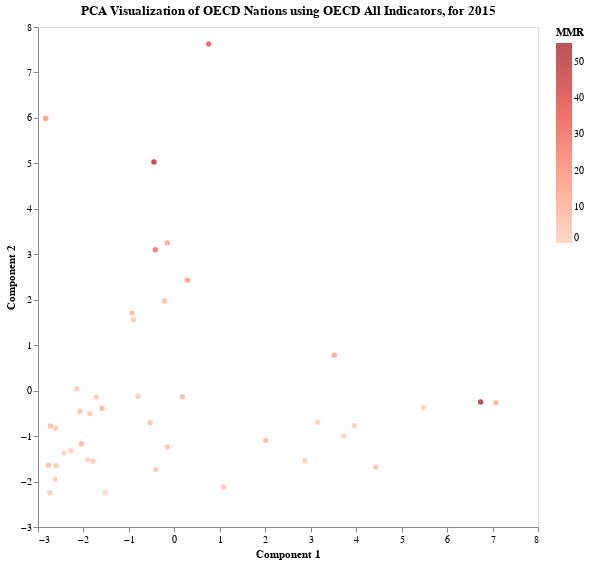

Notebook code for this chart:
### Code cell
# PCA visualization with two components
params["method"] = "PCA"
viz_reduction(add_info_to_reduced(X_pca, df), params)

### Figure 1 — Vega-Lite specification as saved in the notebook (floating-point values rounded to 4 significant figures)
{"config": {"view": {"continuousWidth": 300, "continuousHeight": 300}, "axis": {"grid": false}}, "data": {"name": "data-f9052fd902022bfd894aba21bd172c37"}, "mark": {"type": "circle"}, "encoding": {"color": {"field": "MMR", "scale": {"scheme": "reds"}, "type": "quantitative"}, "tooltip": [{"field": "Country", "type": "nominal"}], "x": {"field": "0", "scale": {}, "title": "Component 1", "type": "quantitative"}, "y": {"field": "1", "scale": {}, "title": "Component 2", "type": "quantitative"}}, "height": 500, "title": "PCA Visualization of OECD Nations using OECD All Indicators, for 2015", "width": 500, "$schema": "https://vega.github.io/schema/vega-lite/v5.15.1.json", "datasets": {"data-f9052fd902022bfd894aba21bd172c37": [{"0": -2.62, "1": -0.828, "MMR": 2.6, "Country": "AUS"}, {"0": -0.1548, "1": -1.237, "MMR": 4.7, "Country": "AUT"}, {"0": -1.79, "1": -1.547, "MMR": 3.3, "Country": "BEL"}, {"0": -2.726, "1": -0.7775, "MMR": 7.1, "Country": "CAN"}, {"0": -2.771, "1": -1.643, "MMR": 6.9, "Country": "CHE"}, {"0": 0.2874, "1": 2.431, "MMR": 15.5, "Country": "CHL"}, {"0": -0.4492, "1": 5.029, "MMR": 53.7, "Country": "COL"}, {"0": -0.4199, "1": 3.097, "MMR": 27.8, "Country": "CRI"}, {"0": 2.011, "1": -1.098, "MMR": 6.3, "Country": "CZE"}, {"0": -0.8032, "1": -0.1229, "MMR": 3.3, "Country": "DEU"}, {"0": -1.523, "1": -2.244, "MMR": 0.0, "Country": "DNK"}, {"0": -1.858, "1": -0.5063, "MMR": 3.6, "Country": "ESP"}, {"0": 3.728, "1": -0.9978, "MMR": 0.0, "Country": "EST"}, {"0": -0.4119, "1": -1.737, "MMR": 3.6, "Country": "FIN"}, {"0": -1.592, "1": -0.3881, "MMR": 7.6, "Country": "FRA"}, {"0": -2.08, "1": -0.46, "MMR": 4.5, "Country": "GBR"}, {"0": -0.533, "1": -0.6993, "MMR": 5.4, "Country": "GRC"}, {"0": 2.87, "1": -1.544, "MMR": 2.7, "Country": "HRV"}, {"0": 4.43, "1": -1.687, "MMR": 5.5, "Country": "HUN"}, {"0": -2.282, "1": -1.325, "MMR": 1.5, "Country": "IRL"}, {"0": -2.427, "1": -1.373, "MMR": 0.0, "Country": "ISL"}, {"0": -2.145, "1": 0.04228, "MMR": 3.9, "Country": "ISR"}, {"0": -1.715, "1": -0.1421, "MMR": 3.4, "Country": "ITA"}, {"0": -0.9042, "1": 1.566, "MMR": 4.4, "Country": "JPN"}, {"0": -0.9359, "1": 1.707, "MMR": 8.7, "Country": "KOR"}, {"0": 7.073, "1": -0.2657, "MMR": 9.5, "Country": "LTU"}, {"0": -1.908, "1": -1.518, "MMR": 0.0, "Country": "LUX"}, {"0": 6.737, "1": -0.2501, "MMR": 55.2, "Country": "LVA"}, {"0": 0.7538, "1": 7.626, "MMR": 35.0, "Country": "MEX"}, {"0": 5.479, "1": -0.3691, "MMR": 0.0, "Country": "MLT"}, {"0": -2.737, "1": -2.245, "MMR": 3.5, "Country": "NLD"}, {"0": -2.623, "1": -1.947, "MMR": 0.0, "Country": "NOR"}, {"0": -2.044, "1": -1.17, "MMR": 9.7, "Country": "NZL"}, {"0": 3.145, "1": -0.6946, "MMR": 1.6, "Country": "POL"}, {"0": 0.1769, "1": -0.1324, "MMR": 7.0, "Country": "PRT"}, {"0": 3.517, "1": 0.7788, "MMR": 13.4, "Country": "ROU"}, {"0": -0.2163, "1": 1.973, "MMR": 6.0, "Country": "SGP"}, {"0": 3.962, "1": -0.7721, "MMR": 1.8, "Country": "SVK"}, {"0": 1.085, "1": -2.119, "MMR": 5.0, "Country": "SVN"}, {"0": -2.601, "1": -1.651, "MMR": 1.7, "Country": "SWE"}, {"0": -0.1566, "1": 3.251, "MMR": 14.6, "Country": "TUR"}, {"0": -2.831, "1": 5.988, "MMR": 18.0, "Country": "USA"}]}}
